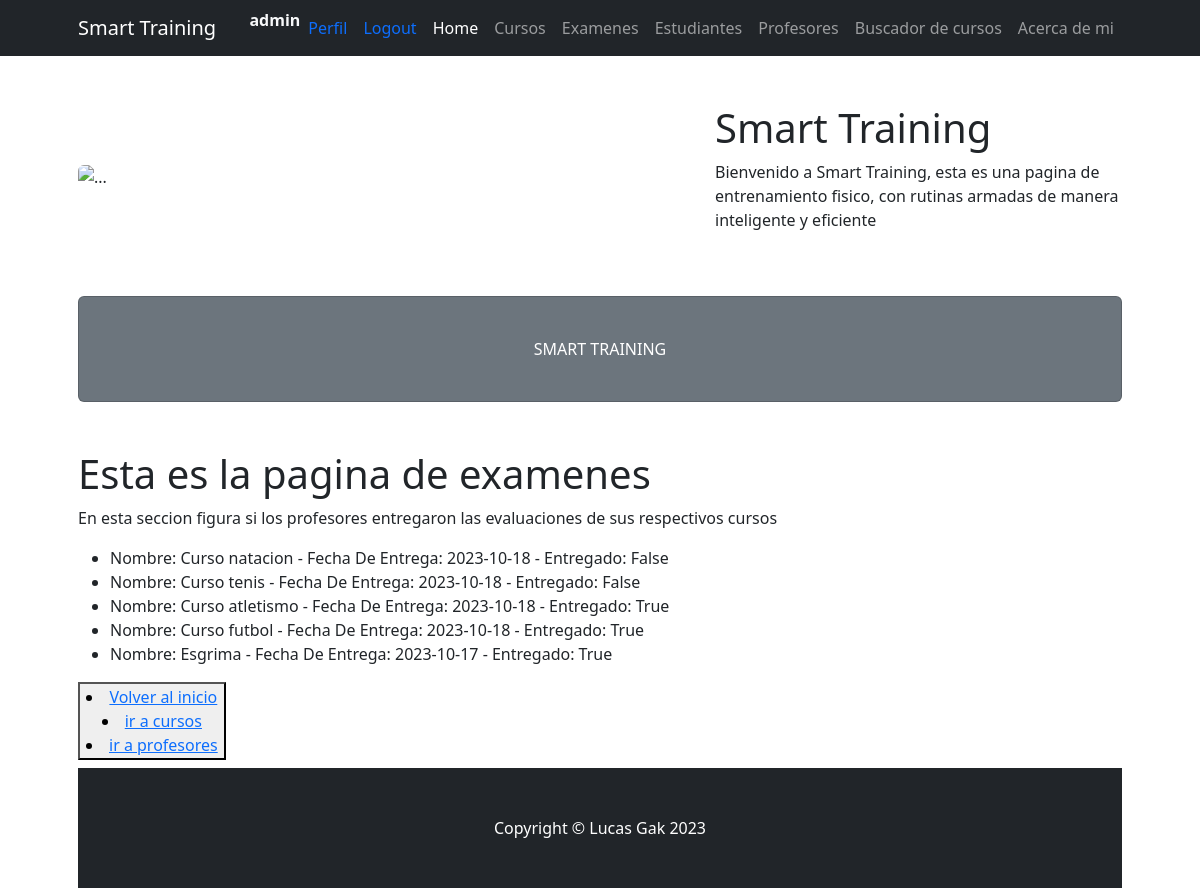
The page /ProjectoFinal23/examenes/ (signed in) on the database as committed earlier.
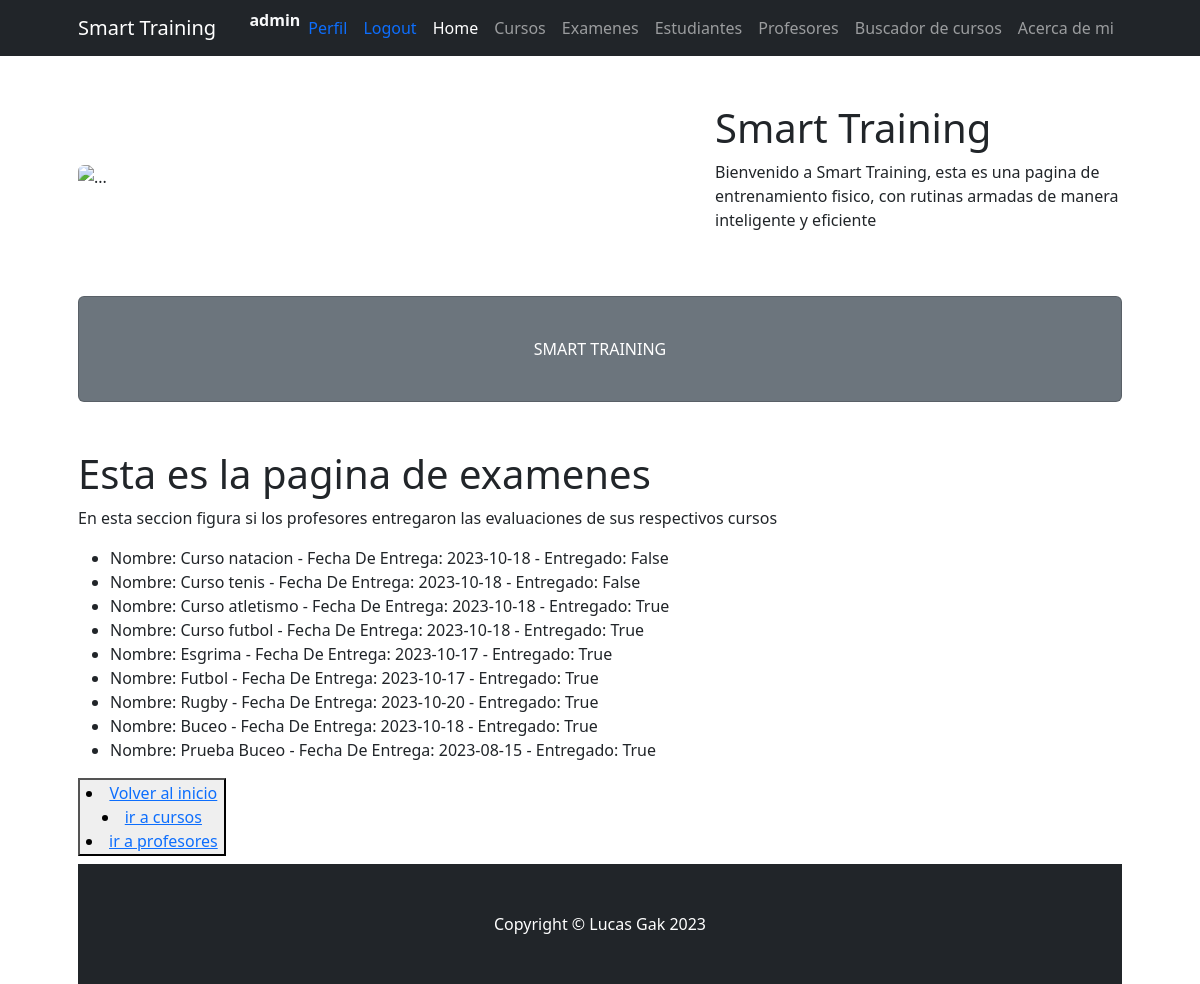
The same page on the database as committed later.
### ProjectoFinal23/models.py (models this page shows)
class Examenes(models.Model):
    nombre=models.CharField(max_length=30)
    FechaDeEntrega=models.DateField()
    entregado=models.BooleanField()
    def __str__(self):
        return f"Nombre: {self.nombre} - Fecha De Entrega: {self.FechaDeEntrega} - Entregado: {self.entregado}"

### ProjectoFinal23/views.py (the view)
# urls.py: path('examenes/', examenes, name="examenes"),
@login_required
@user_passes_test(lambda u: u.is_staff)
def examenes(request):
    examenes = Examenes.objects.all()
    contexto = {"examenes":examenes}
    return render(request, "ProjectoFinal23/examenes.html", contexto)

### ProjectoFinal23/templates/ProjectoFinal23/examenes.html
{% extends "ProjectoFinal23/padre.html" %}
{% load static %}
{% block section1 %}
<h1>Esta es la pagina de examenes</h1>
<p>En esta seccion figura si los profesores entregaron las evaluaciones de sus respectivos cursos</p>
<ul>
    {% for p in examenes %}
    <li>{{p}}</li>
{% endfor %}
</ul>
<button>
    <li><a href="{% url 'inicio' %}"> Volver al inicio</a></li>
    <li><a href="{% url 'cursos' %}"> ir a cursos</a></li>
    <li><a href="{% url 'profesores' %}"> ir a profesores</a></li>
</button>
{% endblock %}

Rows that differ between the two databases and show on the page:
added Examenes: nombre+FechaDeEntrega+entregado "Nombre: Futbol - Fecha De Entrega: 2023-10-17 - Entregado: True"
added Examenes: nombre+FechaDeEntrega+entregado "Nombre: Rugby - Fecha De Entrega: 2023-10-20 - Entregado: True"
added Examenes: nombre+FechaDeEntrega+entregado "Nombre: Buceo - Fecha De Entrega: 2023-10-18 - Entregado: True"
added Examenes: nombre+FechaDeEntrega+entregado "Nombre: Prueba Buceo - Fecha De Entrega: 2023-08-15 - Entregado: True"
